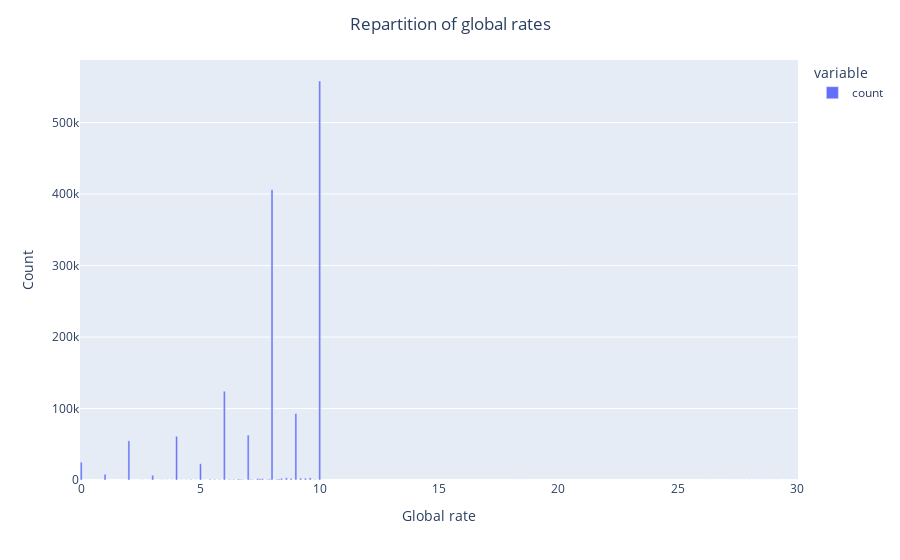

Here is the notebook cell this chart was saved with:
### Code cell
fig = px.bar(train_df['global_rate'].value_counts())
fig.update_layout(
    title="Repartition of global rates",
    xaxis_title="Global rate",
    yaxis_title="Count",
    title_x=0.5
)
fig.show()

### Figure 1 — Plotly figure (JSON) as saved in the notebook; plotly's stock layout.template omitted (floating-point values rounded to 4 significant figures)
{"data": [{"alignmentgroup": "True", "hovertemplate": "variable=count<br>global_rate=%{x}<br>value=%{y}<extra></extra>", "legendgroup": "count", "marker": {"color": "#636efa", "pattern": {"shape": ""}}, "name": "count", "offsetgroup": "count", "orientation": "v", "showlegend": true, "textposition": "auto", "type": "bar", "x": [10, 8, 6, 9, 7, 4, 2, 0, 5, 1, 3, 9.6, 8.6, 9.2, 9.4, 8.4, 8.8, 7.4, 7.6, 7.5, 6.6, 8.3, 7.9, 5.4, 8.2, 9.8, 6.4, 7.1, 6.2, 7.8, 4.6, 5.6, 6.7, 5.8, 7.2, 6.8, 4.4, 6.3, 4.2, 3.4, 3.6, 4.8, 3.8, 5.2, 2.6, 2.5, 9.5, 3.3, 8.5, 3.2, 2.9, 2.4, 2.8, 2.2, 6.5, 5.5, 30, 29.8, 29.2, 4.5, 3.5, 27.8, 28.2, 28, 28.8, 27.2, 28.6, 18.4, 26.2], "xaxis": "x", "y": [558106, 406099, 124108, 92938, 62841, 61158, 54828, 24847, 22671, 8069, 6653, 3112, 3076, 2582, 2460, 2275, 2262, 2011, 1829, 1587, 1306, 1243, 1036, 971, 947, 826, 822, 763, 688, 660, 647, 639, 539, 528, 437, 386, 272, 210, 205, 195, 171, 153, 151, 125, 81, 69, 63, 51, 43, 42, 35, 30, 27, 12, 10, 6, 6, 6, 5, 4, 4, 3, 2, 2, 2, 2, 2, 1, 1], "yaxis": "y"}], "layout": {"barmode": "relative", "legend": {"title": {"text": "variable"}, "tracegroupgap": 0}, "margin": {"t": 60}, "title": {"text": "Repartition of global rates", "x": 0.5}, "xaxis": {"anchor": "y", "domain": [0, 1], "title": {"text": "Global rate"}}, "yaxis": {"anchor": "x", "domain": [0, 1], "title": {"text": "Count"}}}}
